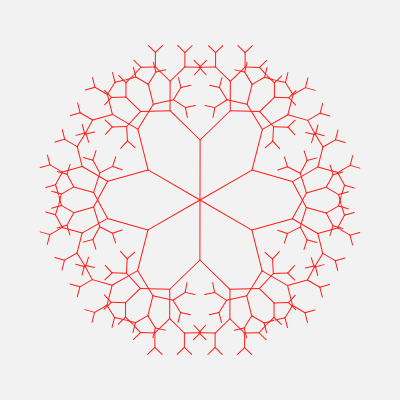
Frame 1 (no input)
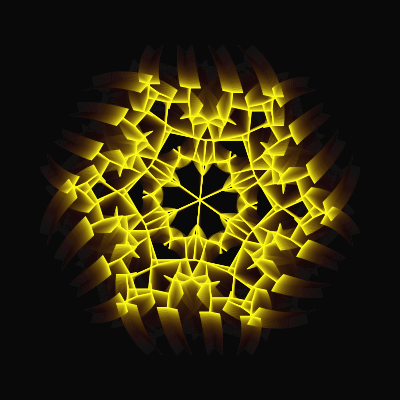
Frame 60 (no input)
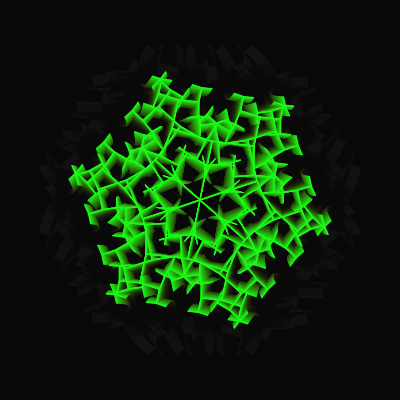
Frame 120 (the mouse pressed at the canvas centre since frame 60)

The p5.js sketch that drew these frames (run headless with seeded random() and noise() and a simulated clock; from frame 60 on, the mouse is pressed at the canvas centre):

// p5.js sketch
// ── sketch.js
let d;

  let div = 6;
  let sym = 360 / div;
function setup() {
  createCanvas(400, 400);
  angleMode(DEGREES)
  colorMode(HSB)
}

function draw() {
  background(0, 100, 0, 0.05);
  stroke(frameCount % 360, 90, 100)
  // d = 60;
  div2 = sin(frameCount)
  // d = map(mouseX, 0, width, 0, 90)
  d = map(div2, -1, 1, 0, 90)
  for (i = 0; i < 360; i+=sym) {
    push()
    translate(width / 2, height / 2)
    rotate(i+frameCount*0.1)
    branch(60)
    pop()
  }
  

}

function branch(br) {

  line(0, 0, 0, -br)
  translate(0, -br)
  if (br > 12) {
    push()
    rotate(d)
    branch(br * 0.7)
    pop()
    push()
    rotate(-d)
    branch(br * 0.7)
    pop()
  }
}
